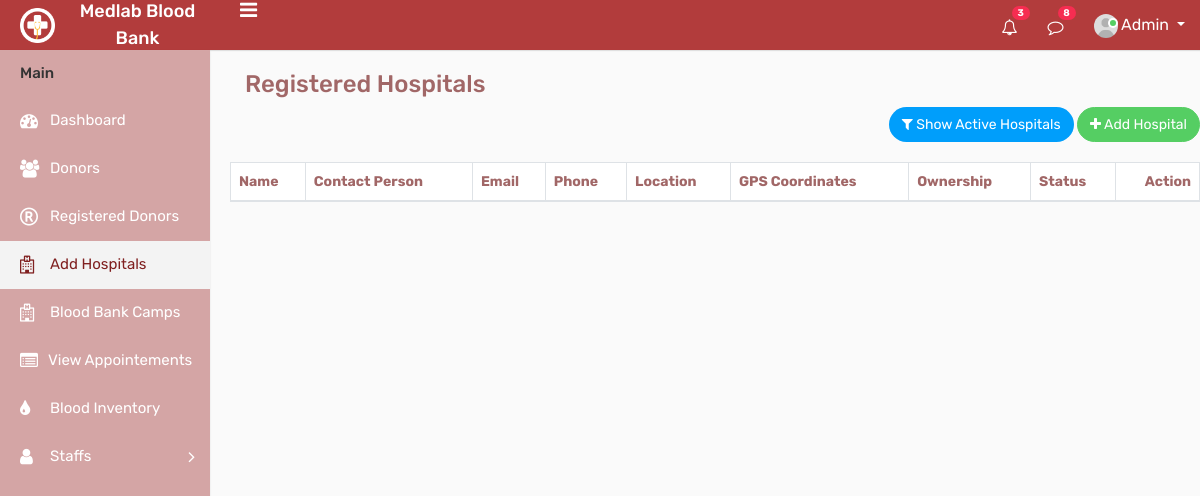
Page /registeredhospitaltable/ on the earlier database version.
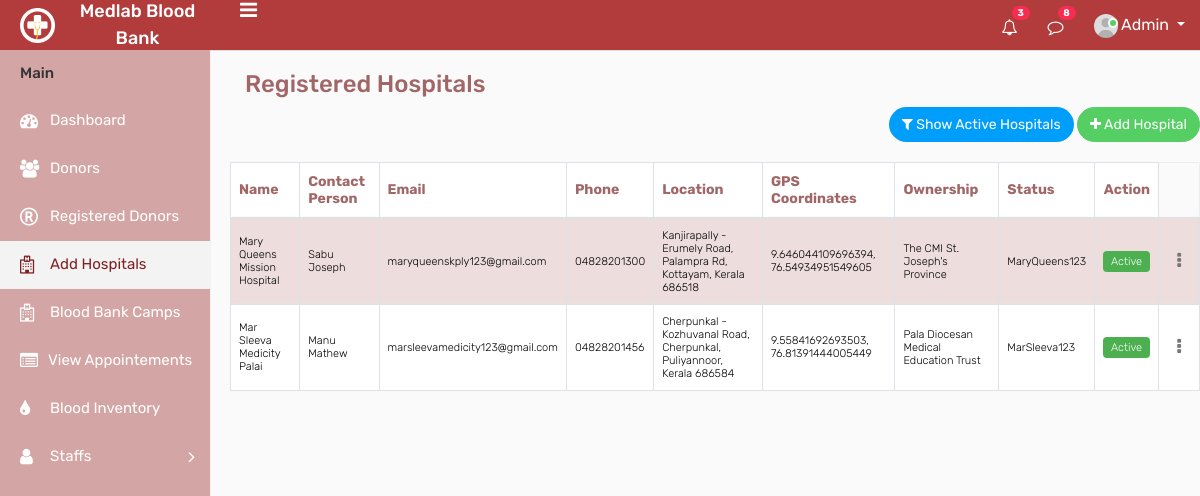
Same page on the later database version.
### website/models.py (models this page shows, shortened)
class HospitalRegister(models.Model):
    hospitalName = models.CharField(max_length=100,unique=True)
    contactPerson = models.CharField(max_length=100)
    email = models.EmailField(unique=True)
    phone = models.CharField(max_length=20)
    location = models.TextField()
    gpsCoordinates = models.CharField(max_length=50)
    ownership = models.CharField(max_length=100)
    hospitalURL = models.URLField(blank=True)
    status = models.CharField(max_length=20, default='Active')
    password = models.CharField(max_length=128)

### website/views.py (the view)
# urls.py: path('registeredhospitaltable/', registeredhospitaltable, name='registeredhospitaltable'),
def registeredhospitaltable(request):
    hospitals = HospitalRegister.objects.all()
    return render(request, 'mainuser/registeredhospitaltable.html', {'hospitals': hospitals})

### templates/mainuser/registeredhospitaltable.html (shortened to what this page needs)
{% load static %}
<html>
<head>
        <link rel="stylesheet" type="text/css" href="{% static 'mainuser/css/bootstrap.min.css' %}">
        <link rel="stylesheet" type="text/css" href="{% static 'mainuser/css/font-awesome.min.css' %}">
        <link rel="stylesheet" type="text/css" href="{% static 'mainuser/css/style.css' %}">
        <link rel="stylesheet" type="text/css" href="https://cdn.datatables.net/1.11.6/css/jquery.dataTables.css">
</head>
<body>
    <div class="main-wrapper">
        <div class="header">
			<div class="header-left">
				<a href="{% url 'adminindex' %}" class="logo">
					<img src="{% static 'mainuser/img/logo.png' %}" width="35" height="35" alt=""> <span>Medlab Blood Bank</span>
				</a>
			</div>
			<a id="toggle_btn" href="javascript:void(0);"><i class="fa fa-bars"></i></a>
            <ul class="nav user-menu float-right">
                <li class="nav-item dropdown d-none d-sm-block">
                    <a href="#" class="dropdown-toggle nav-link" data-toggle="dropdown"><i class="fa fa-bell-o"></i> <span class="badge badge-pill bg-danger float-right">3</span></a>
                </li>
                <li class="nav-item dropdown d-none d-sm-block">
                    <a href="javascript:void(0);" id="open_msg_box" class="hasnotifications nav-link"><i class="fa fa-comment-o"></i> <span class="badge badge-pill bg-danger float-right">8</span></a>
                </li>
                <li class="nav-item dropdown has-arrow">
                    <a href="#" class="dropdown-toggle nav-link user-link" data-toggle="dropdown">
                        <span class="user-img">
							<img class="rounded-circle" src="{% static 'mainuser/img/user.jpg'  %}" width="24" alt="Admin">
							<span class="status online"></span>
						</span>
						<span>Admin</span>
                    </a>
                </li>
            </ul>
        </div>
        <div class="sidebar" id="sidebar">
            <div class="sidebar-inner slimscroll">
                <div id="sidebar-menu" class="sidebar-menu">
                    <ul>
                        <li class="menu-title">Main</li>
                        <li>
                            <a href="{% url 'adminindex' %}"><i class="fa fa-dashboard"></i> <span>Dashboard</span></a>
                        </li>
						<li>
                            <a href="{% url 'doctors' %}"><i class="fa fa-users"></i> <span>Donors</span></a>
                        </li>
                        <li >
                            <a href="{% url 'registereddonortable' %}"><i class="fa fa-registered"></i> <span>Registered Donors</span></a>
                        </li>
                        <li class="active">
                            <a href="{% url 'registeredhospitaltable' %}"><i class="fa fa-hospital-o"></i> <span>Add Hospitals</span></a>
                        </li>
                        <li>
                            <a href="{% url 'departments' %}"><i class="fa fa-hospital-o"></i> <span>Blood Bank Camps</span></a>
                        </li>
                        <li>
                            <a href="{% url 'appointments' %}"><i class="fa fa-list-alt"></i> <span>View Appointements</span></a>
                        </li>
                        <li>
                            <a href="{% url 'bloodinventory' %}"><i class="fa fa-tint"></i> <span>Blood Inventory</span></a>
                        </li>
						<li class="submenu">
							<a href="#"><i class="fa fa-user"></i> <span>Staffs </span> <span class="menu-arrow"></span></a>
						</li>
                    </ul>
                </div>
            </div>
        </div>
        <div class="page-wrapper">
            <div class="col-sm-6 col-2 text-left m-b-15">
                <h3 style="color: #a16767;margin-top: 20px;">Registered Hospitals</h3>
            </div>
            <div class="row">
                <div class="col-md-12">
                    <div class="text-right m-b-20">
                        <button id="toggle-active" class="btn btn-primary btn-rounded"><i class="fa fa-filter"></i> Show Active Hospitals</button>
                        <a href="{% url 'hospital_registration' %}" class="btn btn-success btn-rounded"><i class="fa fa-plus"></i> Add Hospital</a>
                    </div>
                </div>
                <div class="col-md-12">
                    <div class="table-responsive">
                        <table class="table table-bordered table-striped custom-table datatable mb-0">
                            <thead>
                                <tr>
                                    <th>Name</th>
                                    <th>Contact Person</th>
                                    <th>Email</th>
                                    <th>Phone</th>
                                    <th>Location</th>
                                    <th>GPS Coordinates</th>
                                    <th>Ownership</th>
                                    <th>Status</th>
                                    <th class="text-right">Action</th>
                                </tr>
                            </thead>
                            <tbody>
                                {% for hospital in hospitals %}
                                <tr class="hospital-row">
                                    <td>{{ hospital.hospitalName }}</td>
                                    <td>{{ hospital.contactPerson }}</td>
                                    <td>{{ hospital.email }}</td>
                                    <td>{{ hospital.phone }}</td>
                                    <td>{{ hospital.location }}</td>
                                    <td>{{ hospital.gpsCoordinates }}</td>
                                    <td>{{ hospital.ownership }}</td>
                                    <td>{{ hospital.password }}</td>
                                    <td>
                                    {% if hospital.status == "Active" %}
                                    <span class="status-active">{{ hospital.status }}</span>
                                    {% else %}
                                    <span class="status-inactive">{{ hospital.status }}</span>
                                    {% endif %}</td>
                                    <td class="text-right">
                                        <div class="dropdown dropdown-action">
                                            <a href="#" class="action-icon dropdown-toggle" data-toggle="dropdown" aria-expanded="false"><i class="fa fa-ellipsis-v"></i></a>
                                        </div>
                                    </td>
                                </tr>
                                {% endfor %}
                            </tbody>
                        </table>
                    </div>
                </div>
            </div>
        </div>
</body>
</html>

### templates/mainuser/registeredhospitaltable.html (style rules this page uses)
.table th, .table td { padding: 6px 5px; }
.table thead th { font-size: 14px; color:#a16767; }
.table tbody td { font-size: 11px; }
.table tbody tr:nth-child(odd) { background-color: #eddddd; }
.table tbody tr:nth-child(even) { background-color: #ffffff; }
.sidebar { box-shadow: 0 1px 2px 0 rgba(0, 0, 0, 0.1); top: 50px; width: 210px; z-index: 1039; background-color: #d4a5a5; bottom: 0; margin-top: 0px; position: fixed; left: 0; transition: all 0.2s ease-in-out; }
.sidebar-inner { height: 100%; transition: all 0.2s ease-in-out 0s; }
.sidebar-menu ul { font-size: 14px; list-style-type: none; margin: 0; padding: 0; }
.sidebar-menu li a { color: white; display: block; font-size: 15px; height: auto; padding: 0 20px; }
.sidebar-menu li.active a { color: #802020; background-color: #f3f3f3; }
.menu-title { color: #333; font-size: 15px; font-weight: 500; padding: 12px 20px; }
.status-active { background-color: #4CAF50; color: white; padding: 4px 8px; border-radius: 4px; }

Differences in the rows shown:
added HospitalRegister: hospitalName "Mary Queens Mission Hospital", contactPerson "Sabu Joseph", email "maryqueenskply123@gmail.com", phone "04828201300", location "Kanjirapally - Erumely Road, Palampra Rd, Kottayam, Kerala 686518", gpsCoordinates "9.646044109696394, 76.54934951549605", ownership "The CMI St. Joseph's Province", password "MaryQueens123", status "Active"
added HospitalRegister: hospitalName "Mar Sleeva Medicity Palai", contactPerson "Manu Mathew", email "marsleevamedicity123@gmail.com", phone "04828201456", location "Cherpunkal - Kozhuvanal Road, Cherpunkal, Puliyannoor, Kerala 686584", gpsCoordinates "9.55841692693503, 76.81391444005449", ownership "Pala Diocesan Medical Education Trust", password "MarSleeva123", status "Active"
